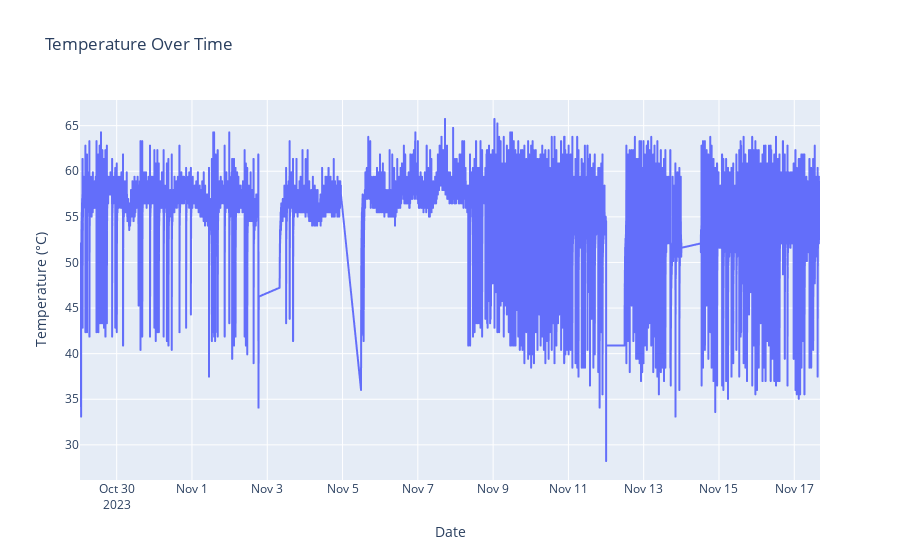

The notebook cell saved with this chart:
### Code cell
dates, temperatures = zip(*temp_data)
dates = [pd.to_datetime(date) for date in dates]
df = pd.DataFrame({"Date": dates, "Temperature": temperatures})
fig = px.line(df, x="Date", y="Temperature", labels={"Temperature": "Temperature (°C)"}, title="Temperature Over Time")
fig.show()

### Figure 1 — Plotly figure (JSON) as saved in the notebook; plotly's stock layout.template omitted (floating-point values rounded to 4 significant figures; data arrays with more than 128 entries replaced by an {"elided": "..."} marker saying what was removed)
{"data": [{"hovertemplate": "Date=%{x}<br>Temperature (°C)=%{y}<extra></extra>", "legendgroup": "", "line": {"color": "#636efa", "dash": "solid"}, "marker": {"symbol": "circle"}, "mode": "lines", "name": "", "showlegend": false, "type": "scattergl", "x": {"elided": "25222 str values"}, "xaxis": "x", "y": {"elided": "25222 float values"}, "yaxis": "y"}], "layout": {"legend": {"tracegroupgap": 0}, "title": {"text": "Temperature Over Time"}, "xaxis": {"anchor": "y", "domain": [0, 1], "title": {"text": "Date"}}, "yaxis": {"anchor": "x", "domain": [0, 1], "title": {"text": "Temperature (°C)"}}}}
